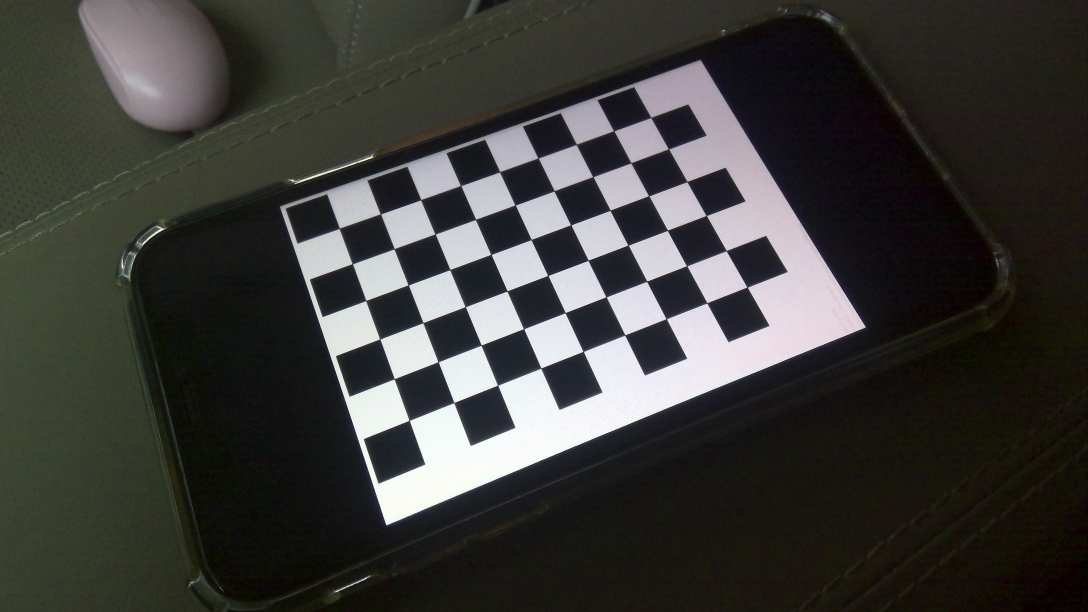
#> input picture object_detection/camera_cal/calibration1.jpg, 3264 x 1836 px (shown at 1/3 size); its folder holds only this picture in this run
$ python -i main_lane_detect.py   (imports and definitions only)   (older library calls are emulated)
#> lines starting #> are read from the running program, lines starting #| are printed output that depends on the picture; after the words box and inside, x2 and y2 are one past the last pixel; in counts of white or black regions, pixels touching at a corner belong together
### object_detection/cam_calib.py
import numpy as np
import cv2
import glob
import matplotlib.pyplot as plt
import matplotlib.image as mpimg
from ipywidgets import interact, interactive, fixed

# prepare object points, like (0,0,0), (1,0,0), (2,0,0) ....,(6,5,0)
objp = np.zeros((6*9,3), np.float32)
objp[:,:2] = np.mgrid[0:9,0:6].T.reshape(-1,2)

# Arrays to store object points and image points from all the images.
objpoints = [] # 3d points in real world space
imgpoints = [] # 2d points in image plane.

# Make a list of calibration images
images = glob.glob('./camera_cal/calibration*.jpg')

# Step through the list and search for chessboard corners

for i, fname in enumerate(images):
    img = cv2.imread(fname)
#> img is the input picture: shape (1836, 3264, 3); mean B, G, R 57.5, 60.6, 61.2
    gray = cv2.cvtColor(img,cv2.COLOR_BGR2GRAY)

    # Find the chessboard corners
    ret, corners = cv2.findChessboardCorners(gray, (9,6), None)
#> ret = True; corners = 54 rows, first 8: [1019, 685.5], [1143.3, 643.3], [1262.7, 600.7], [1383.4, 557.9], [1500.6, 515.5], [1613.8, 474.6], [1729.2, 434.7], [1843.3, 393.8]

    # If found, add object points, image points
    if ret == True:
        objpoints.append(objp)
        imgpoints.append(corners)

ret, mtx, dist, rvecs, tvecs = cv2.calibrateCamera(objpoints, imgpoints, gray.shape[::-1], None, None)
#> ret = 1.03; mtx = [[2129.3, 0, 1629], [0, 2050.8, 868.1], [0, 0, 1]]; dist = [[0.366, -6.91, 0.00129, -0.000919, 44.55]]; rvecs = ([-0.344, -0.0531, -0.391],); tvecs = ([-4.73, -1.47, 16.66],)

### object_detection/main_lane_detect.py
import numpy as np
import cv2
import glob
import matplotlib.pyplot as plt
import matplotlib.image as mpimg
from ipywidgets import interact, interactive, fixed
from cam_calib import ret, mtx, dist, rvecs, tvecs

y_ratio_cvt = np.float32(512/720)
x_ratio_cvt = np.float32(640/1080)

src = np.float32([
    [200*x_ratio_cvt, 430*y_ratio_cvt],
    [522*x_ratio_cvt, 200*y_ratio_cvt],
    [630*x_ratio_cvt, 200*y_ratio_cvt],
    [950*x_ratio_cvt, 430*y_ratio_cvt]
])
# Points for the new image
dst = np.float32([
    [300*x_ratio_cvt, 720*y_ratio_cvt],
    [300*x_ratio_cvt, 0*y_ratio_cvt],
    [(1080-300)*x_ratio_cvt, 0*y_ratio_cvt],
    [(1080-300)*x_ratio_cvt, 720*y_ratio_cvt]
])


ym_per_pix = 30/720 # meters per pixel in y dimension
# xm_per_pix = 3.7/700 # meters per pixel in x dimension

# ym_per_pix = 3.0/100 # meters per pixel in y dimension, lane line is 10 ft = 3 meters
xm_per_pix = 3.7/550 # meters per pixel in x dimension, lane width is 12 ft = 3.7 meters


def undistort(img, mtx, dist):
    undist = cv2.undistort(img, mtx, dist, None, mtx)
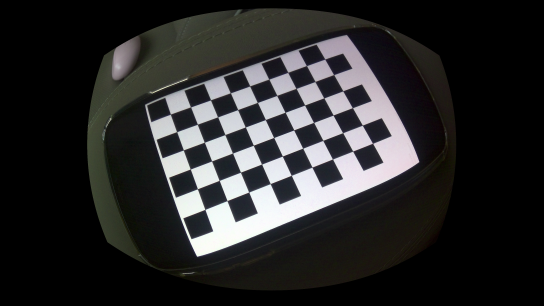
#> undist: shape (1836, 3264, 3) (shown at 1/6 size); mean R, G, B 42.2, 42, 42.1
    return undist


def warper(img):

    # Compute and apply perpective transform
    img_size = (img.shape[1], img.shape[0])
    M = cv2.getPerspectiveTransform(src, dst)
    warped = cv2.warpPerspective(img, M, img_size, flags=cv2.INTER_NEAREST)  # keep same size as input image

    return warped

# [8 lines left out: function unwarp, not called in this run]

def applyThreshold(channel, thresh):
    # 2) Apply a threshold to the S channel
    binary_output = np.zeros_like(channel)

    # Inclusive thresholds
    binary_output[(channel >= thresh[0]) & (channel <= thresh[1])] = 1

    # 3) Return a binary image of threshold result
    return binary_output

def rgb_rthresh(img, thresh=(125, 255)):
    # Pull out the R channelc
#> called with thresh = (225, 255)
    channel = img[:,:,0]
    # Return the applied threshold binary image
    return applyThreshold(channel, thresh)
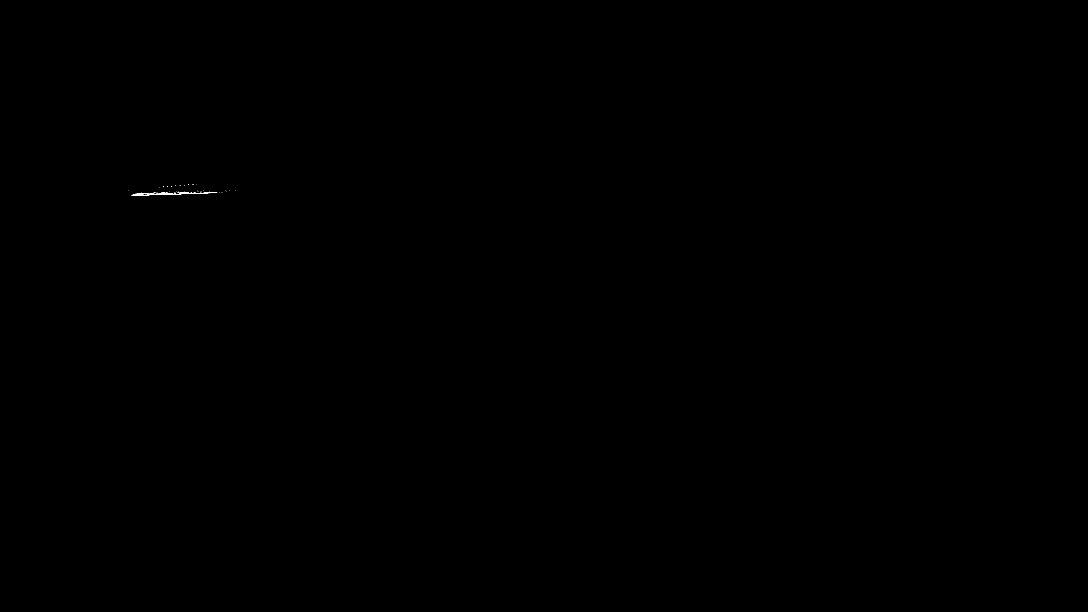
#> returned value: shape (1836, 3264) (shown at 1/3 size); values 0 (black) and 1 (white), 0.01% white in thin lines or dots, all inside (x1, y1, x2, y2) = (385, 552, 707, 587)

# and applies a threshold
def calc_sobel(img, sobel_kernel=25, mag_thresh=(25, 255)):

    # Convert to grayscale - sobel can only have one color channel
#> called with sobel_kernel = 15, mag_thresh = (50, 220)
    gray = cv2.cvtColor(img, cv2.COLOR_RGB2GRAY)
    hls = cv2.cvtColor(img, cv2.COLOR_RGB2HLS)
#> hls: shape (1836, 3264, 3); mean of channels 0, 1, 2 5.7, 6.3, 3.2
    L = hls[:,:,1]

    # Take the sobel gradient in x and y
    sobelx = cv2.Sobel(L, cv2.CV_64F, 1, 0)
    sobely = cv2.Sobel(L, cv2.CV_64F, 0, 1)
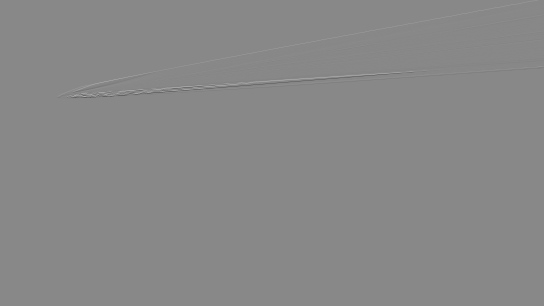
#> sobely: shape (1836, 3264) float64 (shown at 1/6 size); min -1002, max 875, mean 0; drawn with min black and max white

    # Calculate the magnitude
#     mag_sobel = np.sqrt(np.square(sobelx) + np.square(sobely))

    # Scale to 8-bit (0 - 255) and convert to type = np.uint8
#     scaled_sobel = np.uint8(255*mag_sobel/np.max(mag_sobel))
    scaled_sobel = np.uint8(255*sobelx/np.max(sobelx))
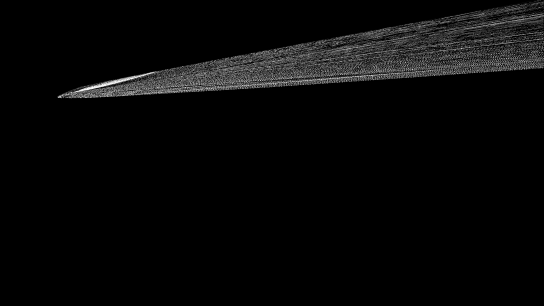
#> scaled_sobel: shape (1836, 3264) (shown at 1/6 size); min 0, max 255, mean 8

    # Create a binary mask where mag thresholds are met
    sxbinary = np.zeros_like(scaled_sobel)
    sxbinary[(scaled_sobel >= mag_thresh[0]) & (scaled_sobel <= mag_thresh[1])] = 1

    return sxbinary

def binaryPipe(img):

    # Copy the image
    img = np.copy(img)

    # Undistort the image based on the camera calibration
    undist = undistort(img, mtx, dist)

    # warp the image based on our perspective transform
    warped = warper(undist)

    # Get the Red and saturation images
    red = rgb_rthresh(warped, thresh=(225, 255))
    # sat = hls_sthresh(warped, thresh=(175, 255))

    # Run the sobel magnitude calculation
    sobel = calc_sobel(warped, sobel_kernel=15,  mag_thresh=(50, 220))
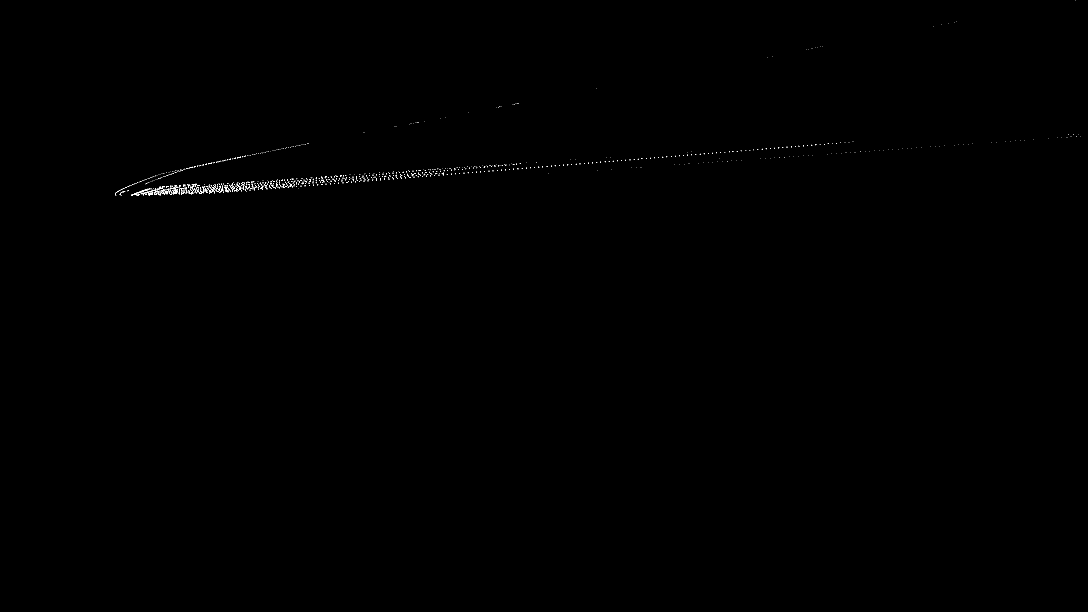
#> sobel: shape (1836, 3264) (shown at 1/3 size); values 0 (black) and 1 (white), 0.09% white in thin lines or dots, all inside (x1, y1, x2, y2) = (345, 0, 3241, 588)

    # combine these layers
    combined_binary = np.zeros_like(sobel)
    combined_binary[ (red == 1) | sobel == 1] = 1 #(sat == 1) |

    return combined_binary

def calc_line_fits(img):

    ### Settings
    # Choose the number of sliding windows (for these images, the height is 450)
    nwindows = 9
    # Set the width of the windows +/- margin
    margin = 100
    # Set minimum number of pixels found to recenter window
    minpix = 50

    # Take a histogram of the bottom half of the image
    histogram = np.sum(img[img.shape[0]//2:,:], axis=0)
#> histogram = 3264 values from 0 to 0

    # Create an output image to draw on and  visualize the result
    out_img = np.dstack((img, img, img))*255
    # Find the peak of the left and right halves of the histogram
    # These will be the starting point for the left and right lines
    midpoint = np.int32(histogram.shape[0]/2)
    leftx_base = np.argmax(histogram[:midpoint])
#> leftx_base = 0
    rightx_base = np.argmax(histogram[midpoint:]) + midpoint
#> rightx_base = 1632

    # Set height of windows
    window_height = np.int32(img.shape[0]/nwindows)
    # Identify the x and y positions of all nonzero pixels in the image
    nonzero = img.nonzero()
#> nonzero = 5857 positions, rows 0 to 587, columns 345 to 3240
    nonzeroy = np.array(nonzero[0])
#> nonzeroy = 5857 values from 0 to 587
    nonzerox = np.array(nonzero[1])
#> nonzerox = 5857 values, max 3240 at index 58, min 345 at index 5193, mean 872.3
    # Current positions to be updated for each window
    leftx_current = leftx_base
#> leftx_current = 0
    rightx_current = rightx_base
#> rightx_current = 1632
    # Create empty lists to receive left and right lane pixel indices
    left_lane_inds = []
    right_lane_inds = []

    # Step through the windows one by one
    for window in range(nwindows):
        # Identify window boundaries in x and y (and right and left)
        win_y_low = img.shape[0] - (window+1)*window_height
        win_y_high = img.shape[0] - window*window_height
        win_xleft_low = leftx_current - margin
        win_xleft_high = leftx_current + margin
        win_xright_low = rightx_current - margin
        win_xright_high = rightx_current + margin
        # Draw the windows on the visualization image
        cv2.rectangle(out_img,(win_xleft_low,win_y_low),(win_xleft_high,win_y_high),(0,255,0), 2)
        cv2.rectangle(out_img,(win_xright_low,win_y_low),(win_xright_high,win_y_high),(0,255,0), 2)
        # Identify the nonzero pixels in x and y within the window
        good_left_inds = ((nonzeroy >= win_y_low) & (nonzeroy < win_y_high) & (nonzerox >= win_xleft_low) & (nonzerox < win_xleft_high)).nonzero()[0]
        good_right_inds = ((nonzeroy >= win_y_low) & (nonzeroy < win_y_high) & (nonzerox >= win_xright_low) & (nonzerox < win_xright_high)).nonzero()[0]
        # Append these indices to the lists
        left_lane_inds.append(good_left_inds)
        right_lane_inds.append(good_right_inds)
        # If you found > minpix pixels, recenter next window on their mean position
        if len(good_left_inds) > minpix:
            leftx_current = np.int32(np.mean(nonzerox[good_left_inds]))
        if len(good_right_inds) > minpix:
            rightx_current = np.int32(np.mean(nonzerox[good_right_inds]))
#> this loop made 9 passes
#> (win_xright_low, win_xright_high, rightx_current) on pass 7: (1532, 1732, 1621)
#> after the loop, left_lane_inds = [empty array, empty array, empty array, empty array, empty array, empty array, empty array, empty array, empty array]; right_lane_inds = 9 items, first 6: empty array, empty array, empty array, empty array, empty array, empty array

    # Concatenate the arrays of indices
    left_lane_inds = np.concatenate(left_lane_inds)
#> left_lane_inds = empty array
    right_lane_inds = np.concatenate(right_lane_inds)
#> right_lane_inds = 130 values, max 1289 at index 119, min 17 at index 120, mean 743.7

    # Extract left and right line pixel positions
    leftx = nonzerox[left_lane_inds]
#> leftx = empty array
    lefty = nonzeroy[left_lane_inds]
#> lefty = empty array
    rightx = nonzerox[right_lane_inds]
#> rightx = 130 values, max 1729 at index 23, min 1534 at index 8, mean 1615.6
    righty = nonzeroy[right_lane_inds]
#> righty = 130 values, max 520 at index 119, min 309 at index 120, mean 483.5

    # Fit a second order polynomial to each
#> (the run stopped early here; a loop or call above may not have finished)

$ run again, on object_detection/camera_cal/calibration2.jpg
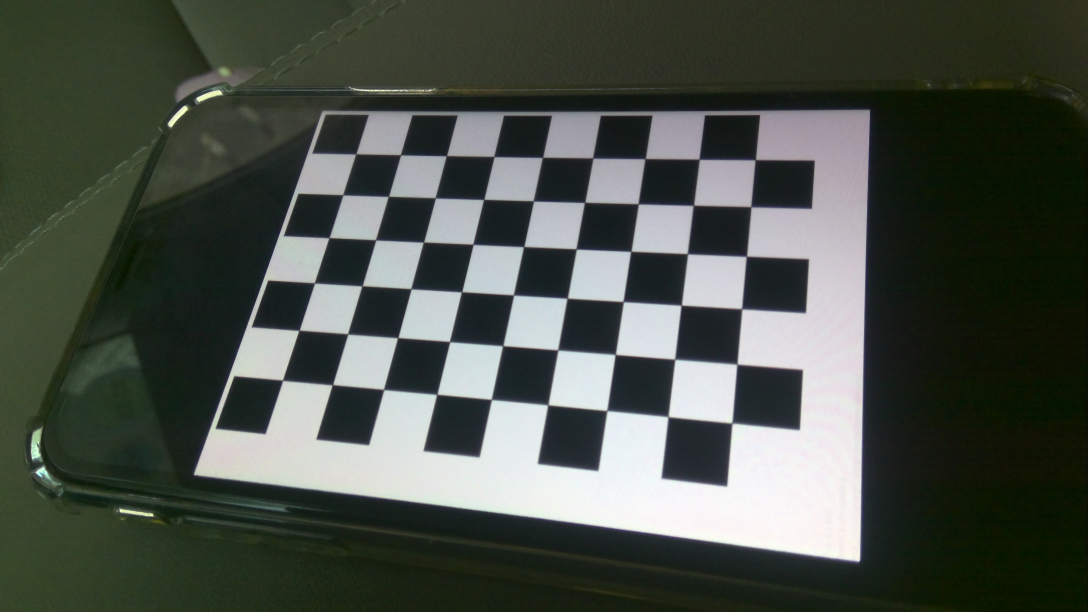
#> input picture object_detection/camera_cal/calibration2.jpg, 3264 x 1836 px (shown at 1/3 size)
#> img is the input picture: shape (1836, 3264, 3); mean B, G, R 73, 81.1, 74.7
#> `ret, corners = cv2.findChessboardCorners(gray, (9,6), None)`: ret = True; corners = 54 rows, first 8: [1068, 462.5], [1201.6, 466.3], [1340.3, 468.1], [1484.4, 469.1], [1628.8, 473.1], [1780.6, 473.5], [1936.5, 477.3], [2096.7, 479.8]
#> `ret, mtx, dist, rvecs, tvecs = cv2.calibrateCamera(objpoints, imgpoint..`: ret = 1.5; mtx = [[2895.2, 0, 1635.2], [0, 2822.7, 663.9], [0, 0, 1]]; dist = [[0.141, 0.394, -0.00594, 0.00394, -8.75]]; rvecs = ([-0.501, 0.282, 0.11],); tvecs = ([-3.87, -1.4, 19.83],)
#> hls: shape (1836, 3264, 3); mean of channels 0, 1, 2 29.5, 34.3, 32.2
#> in binaryPipe, `sobel = calc_sobel(warped, sobel_kernel=15,  mag_thresh=(50, 220))`:
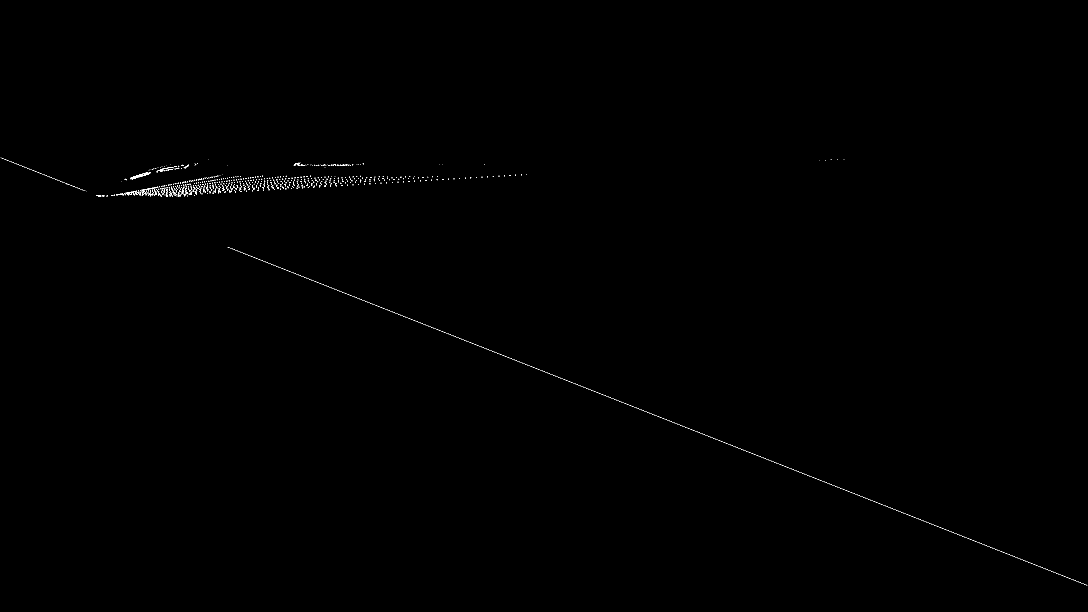
#> sobel: shape (1836, 3264) (shown at 1/3 size); values 0 (black) and 1 (white), 0.13% white in thin lines or dots, all inside (x1, y1, x2, y2) = (2, 473, 3263, 1757)
#> histogram = 3264 values, max 1 at index 1133, min 0 at index 0, mean 0.514
#> leftx_base = 1133
#> rightx_base = 1632
#> nonzero = 8435 positions, rows 473 to 1756, columns 2 to 3262
#> nonzeroy = 8435 values from 473 to 1756
#> nonzerox = 8435 values, max 3262 at index 8434, min 2 at index 0, mean 975.7
#> in calc_line_fits, `leftx_current = leftx_base`: leftx_current = 1133
#> in calc_line_fits, `rightx_current = rightx_base`: rightx_current = 1632
#> the loop in calc_line_fits, `for window in range(nwindows):` made 9 passes
#> (win_xleft_low, win_xleft_high, win_xright_low, win_xright_high, leftx_current) on passes 5, 7: (1033, 1233, 1531, 1731, 1132), (1032, 1232, 1531, 1731, 1109)
#> after the loop in calc_line_fits, `for window in range(nwindows):`: left_lane_inds = 9 items
#> in calc_line_fits, `left_lane_inds = np.concatenate(left_lane_inds)`: left_lane_inds = 555 values, max 6836 at index 156, min 71 at index 157, mean 3368.7
#> in calc_line_fits, `right_lane_inds = np.concatenate(right_lane_inds)`: right_lane_inds = 172 values, max 7229 at index 157, min 1220 at index 158, mean 6671.3
#> leftx = 555 values, max 1232 at index 156, min 1032 at index 186, mean 1116.2
#> lefty = 555 values, max 957 at index 156, min 490 at index 157, mean 641.9
#> rightx = 172 values, max 1731 at index 157, min 1532 at index 0, mean 1625.2
#> righty = 172 values, max 1153 at index 156, min 523 at index 158, mean 1066
#> in calc_line_fits, `left_fit = np.polyfit(lefty, leftx, 2)`: left_fit = [0.00104, -1.43, 1575.9]
#> in calc_line_fits, `right_fit = np.polyfit(righty, rightx, 2)`: right_fit = [0.0041, -6.6, 3891.9]
#> in calc_line_fits, `left_fit_m = np.polyfit(lefty*ym_per_pix, leftx*xm_per_pix, 2)`: left_fit_m = [0.00404, -0.232, 10.6]
#> in calc_line_fits, `right_fit_m = np.polyfit(righty*ym_per_pix, rightx*xm_per_pix, 2)`: right_fit_m = [0.0159, -1.07, 26.18]
#> in lane_detect, `left_fit, right_fit, left_fit_m, right_fit_m, out_img = calc_line_fits..`: left_fit = [0.00104, -1.43, 1575.9]; right_fit = [0.0041, -6.6, 3891.9]; left_fit_m = [0.00404, -0.232, 10.6]; right_fit_m = [0.0159, -1.07, 26.18]
#> left_fitx = 1836 values, max 2452.8 at index 1835, min 1082.3 at index 688, mean 1429.8
#> right_fitx = 1836 values, max 5592.2 at index 1835, min 1236.2 at index 805, mean 2441
#> in calc_radius, `left_curverad = ((1 + (2*left_fit_m[0]*y_eval + left_fit_m[1])**2)**1...`: left_curverad = 152.5
#> in calc_radius, `right_curverad = ((1 + (2*right_fit_m[0]*y_eval + right_fit_m[1])**2)*..`: right_curverad = 152.7
#> in lane_detect, `left_curverad, right_curverad = calc_radius(y_eval, left_fit_m, right_..`: left_curverad = 152.5; right_curverad = 152.7
#> x_left_line = 2455.2
#> x_right_line = 5600.7
#> position_from_center = 16.12
#> pts_left = 1836 pairs, first value 1082.3 to 2452.8, second value 0 to 1835
#> pts_right = 1836 pairs, first value 1236.2 to 5592.2, second value 0 to 1835
#> pts = 3672 pairs, first value 1082.3 to 5592.2, second value 0 to 1835
#> Minv = [[0.225, -0.571, 269.3], [0, -0.192, 142.2], [0, -0.00167, 1]]
#> in unwarp, `unwarped = cv2.warpPerspective(img, Minv, img_size, flags=cv2.INTER_NE..`:
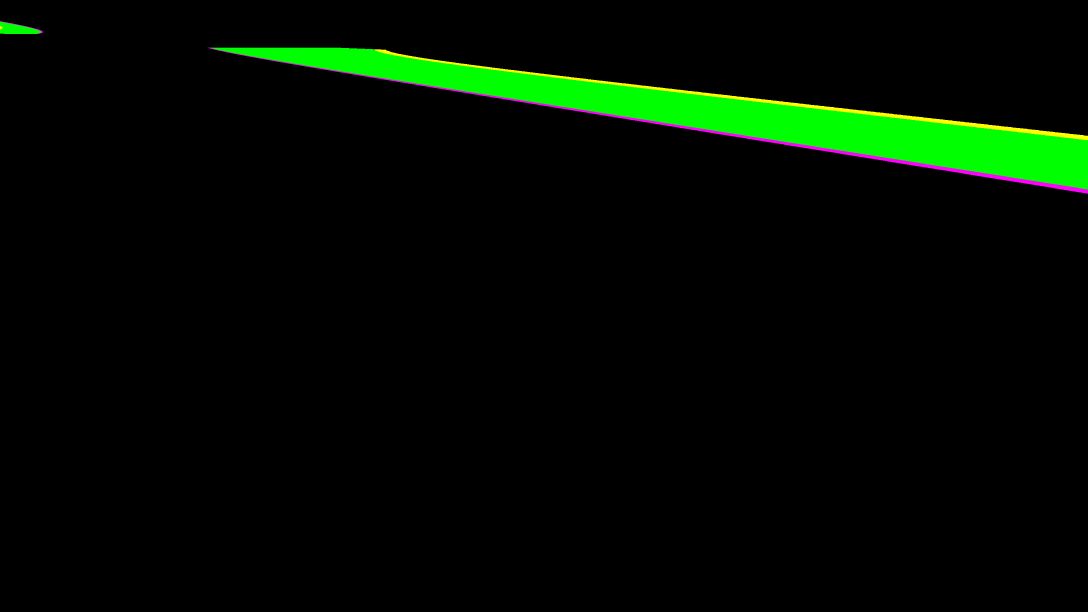
#> unwarped: shape (1836, 3264, 3) (shown at 1/3 size); mean of channels 0, 1, 2 0.8, 11.5, 1.7; drawn as B, G, R
#> curve_rad = 152.6
